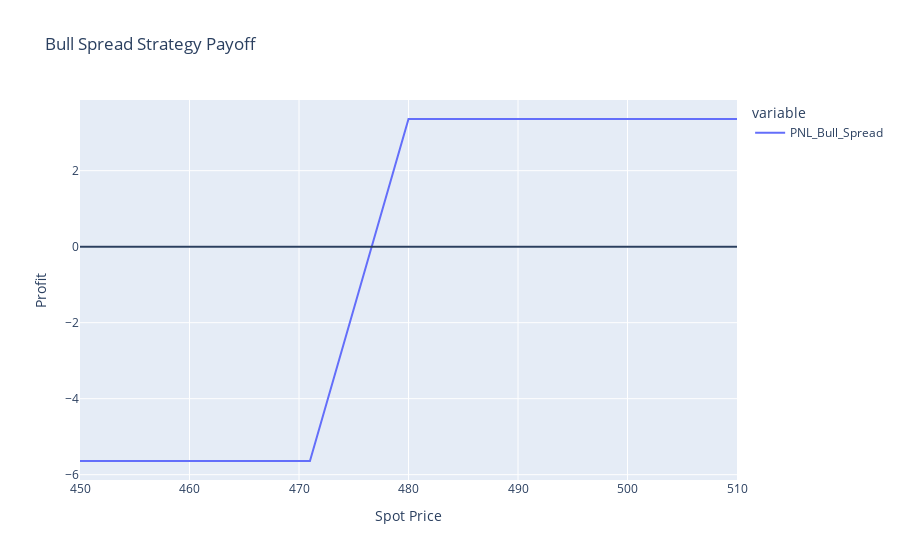

The cell this chart's notebook holds for it:
### Code cell
S = np.linspace(450,510,endpoint=True,num = 61)
c1 = np.round(np.maximum(S-471,0) - 12.64,2)
c2 = np.round(-1*np.maximum(S-480,0) +7,2)
exp = c1+c2
bullspread = pd.Series(exp,index = S,name = 'PNL_Bull_Spread')
fig = px.line(bullspread,title = 'Bull Spread Strategy Payoff')
fig = fig.update_layout(yaxis_title = 'Profit',xaxis_title = 'Spot Price')
fig.add_hline(y = 0)
fig.show()

### Figure 1 — Plotly figure (JSON) as saved in the notebook; plotly's stock layout.template omitted (floating-point values rounded to 4 significant figures)
{"data": [{"hovertemplate": "variable=PNL_Bull_Spread<br>index=%{x}<br>value=%{y}<extra></extra>", "legendgroup": "PNL_Bull_Spread", "line": {"color": "#636efa", "dash": "solid"}, "marker": {"symbol": "circle"}, "mode": "lines", "name": "PNL_Bull_Spread", "orientation": "v", "showlegend": true, "type": "scatter", "x": [450, 451, 452, 453, 454, 455, 456, 457, 458, 459, 460, 461, 462, 463, 464, 465, 466, 467, 468, 469, 470, 471, 472, 473, 474, 475, 476, 477, 478, 479, 480, 481, 482, 483, 484, 485, 486, 487, 488, 489, 490, 491, 492, 493, 494, 495, 496, 497, 498, 499, 500, 501, 502, 503, 504, 505, 506, 507, 508, 509, 510], "xaxis": "x", "y": [-5.64, -5.64, -5.64, -5.64, -5.64, -5.64, -5.64, -5.64, -5.64, -5.64, -5.64, -5.64, -5.64, -5.64, -5.64, -5.64, -5.64, -5.64, -5.64, -5.64, -5.64, -5.64, -4.64, -3.64, -2.64, -1.64, -0.64, 0.36, 1.36, 2.36, 3.36, 3.36, 3.36, 3.36, 3.36, 3.36, 3.36, 3.36, 3.36, 3.36, 3.36, 3.36, 3.36, 3.36, 3.36, 3.36, 3.36, 3.36, 3.36, 3.36, 3.36, 3.36, 3.36, 3.36, 3.36, 3.36, 3.36, 3.36, 3.36, 3.36, 3.36], "yaxis": "y"}], "layout": {"legend": {"title": {"text": "variable"}, "tracegroupgap": 0}, "shapes": [{"type": "line", "x0": 0, "x1": 1, "xref": "x domain", "y0": 0, "y1": 0, "yref": "y"}], "title": {"text": "Bull Spread Strategy Payoff"}, "xaxis": {"anchor": "y", "domain": [0, 1], "title": {"text": "Spot Price"}}, "yaxis": {"anchor": "x", "domain": [0, 1], "title": {"text": "Profit"}}}}
